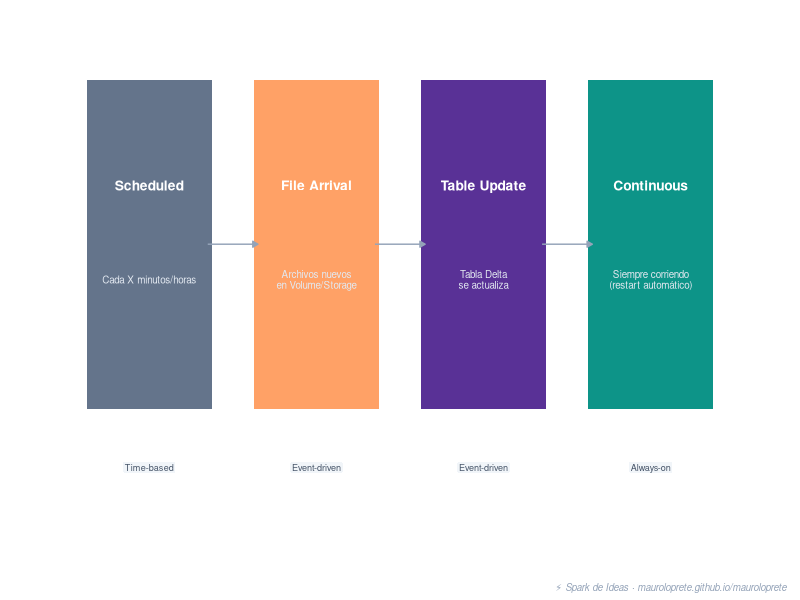
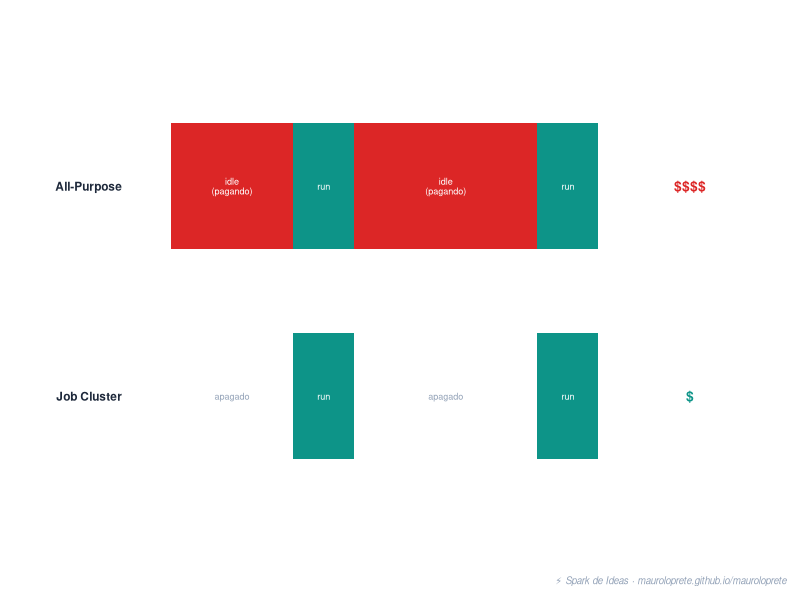
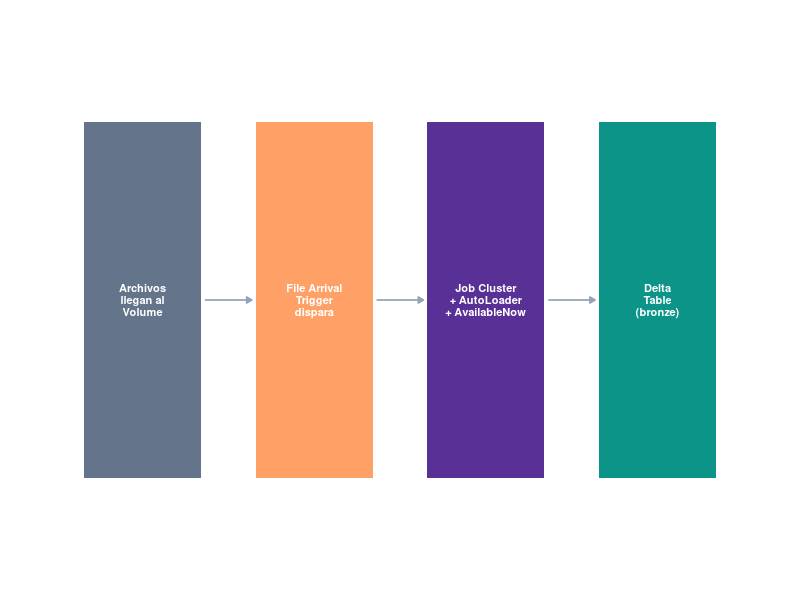

Write the R code that produced these figures, in order.
## ---- chunk 1
#| echo: false
#| warning: false
#| message: false
#| fig-width: 9
#| fig-height: 4
#| fig-align: center
#| fig-cap: "Cuatro tipos de triggers en Databricks Jobs: Scheduled, File Arrival, Table Update y Continuous."

library(ggplot2)

triggers <- data.frame(
  x = c(1, 3, 5, 7),
  y = c(1, 1, 1, 1),
  label = c("Scheduled", "File Arrival", "Table Update", "Continuous"),
  sublabel = c("Cada X minutos/horas", "Archivos nuevos\nen Volume/Storage", "Tabla Delta\nse actualiza", "Siempre corriendo\n(restart automático)"),
  color = c("#64748b", "#FFA166", "#593196", "#0d9488"),
  tipo = c("Time-based", "Event-driven", "Event-driven", "Always-on")
)

arrows <- data.frame(
  x = c(1.7, 3.7, 5.7),
  xend = c(2.3, 4.3, 6.3),
  y = c(1, 1, 1),
  yend = c(1, 1, 1)
)

ggplot() +
  geom_tile(data = triggers, aes(x = x, y = y, fill = color),
            width = 1.5, height = 1.4, color = NA, show.legend = FALSE) +
  geom_text(data = triggers, aes(x = x, y = y + 0.25, label = label),
            color = "white", size = 3.5, fontface = "bold") +
  geom_text(data = triggers, aes(x = x, y = y - 0.15, label = sublabel),
            color = "#e2e8f0", size = 2.5, lineheight = 0.9) +
  geom_label(data = triggers, aes(x = x, y = y - 0.95, label = tipo),
             fill = "#f1f5f9", color = "#475569", size = 2.3,
             label.padding = unit(0.15, "lines"), label.size = 0) +
  geom_segment(data = arrows, aes(x = x, xend = xend, y = y, yend = yend),
               arrow = arrow(length = unit(0.15, "cm"), type = "closed"),
               color = "#94a3b8", linewidth = 0.5) +
  scale_fill_identity() +
  coord_cartesian(xlim = c(-0.2, 8.2), ylim = c(-0.3, 1.9)) +
  labs(caption = "\u26a1 Spark de Ideas \u00b7 mauroloprete.github.io/mauroloprete") +
  theme_void() +
  theme(plot.margin = margin(5, 10, 5, 10),
        plot.caption = element_text(color = "#94a3b8", size = 7, hjust = 1, face = "italic"))
## ---- chunk 2
#| echo: false
#| warning: false
#| message: false
#| fig-width: 9
#| fig-height: 3.5
#| fig-align: center
#| fig-cap: "All-Purpose Cluster vs Job Cluster: el primero paga tiempo idle, el segundo solo paga lo que ejecuta."

library(ggplot2)

# Timeline comparison
timeline <- data.frame(
  tipo = rep(c("All-Purpose Cluster", "Job Cluster"), each = 4),
  fase = rep(c("Idle", "Ejecutando", "Idle", "Ejecutando"), 2),
  xmin = c(0, 2, 3, 6, 0, 2, 3, 6),
  xmax = c(2, 3, 6, 7, 0, 3, 3, 7),
  color = c("#dc2626", "#0d9488", "#dc2626", "#0d9488",
            "#e2e8f0", "#0d9488", "#e2e8f0", "#0d9488"),
  y = rep(c(2, 1), each = 4)
)

# Filtrar segmentos con ancho 0
timeline <- timeline[timeline$xmin != timeline$xmax, ]

labels_data <- data.frame(
  x = c(-0.8, -0.8),
  y = c(2, 1),
  label = c("All-Purpose", "Job Cluster")
)

cost_labels <- data.frame(
  x = c(8.5, 8.5),
  y = c(2, 1),
  label = c("$$$$", "$"),
  color = c("#dc2626", "#0d9488")
)

ggplot() +
  geom_rect(data = timeline,
            aes(xmin = xmin, xmax = xmax, ymin = y - 0.3, ymax = y + 0.3, fill = color),
            color = NA, show.legend = FALSE) +
  geom_text(data = labels_data, aes(x = x, y = y, label = label),
            color = "#1e293b", size = 3, fontface = "bold", hjust = 1) +
  geom_text(data = cost_labels, aes(x = x, y = y, label = label, color = color),
            size = 3.5, fontface = "bold", show.legend = FALSE) +
  annotate("text", x = 1, y = 2, label = "idle\n(pagando)", color = "white", size = 2.3, lineheight = 0.9) +
  annotate("text", x = 2.5, y = 2, label = "run", color = "white", size = 2.3) +
  annotate("text", x = 4.5, y = 2, label = "idle\n(pagando)", color = "white", size = 2.3, lineheight = 0.9) +
  annotate("text", x = 6.5, y = 2, label = "run", color = "white", size = 2.3) +
  annotate("text", x = 2.5, y = 1, label = "run", color = "white", size = 2.3) +
  annotate("text", x = 6.5, y = 1, label = "run", color = "white", size = 2.3) +
  annotate("text", x = 1, y = 1, label = "apagado", color = "#94a3b8", size = 2.3) +
  annotate("text", x = 4.5, y = 1, label = "apagado", color = "#94a3b8", size = 2.3) +
  scale_fill_identity() +
  scale_color_identity() +
  coord_cartesian(xlim = c(-2, 9.5), ylim = c(0.3, 2.7)) +
  labs(caption = "\u26a1 Spark de Ideas \u00b7 mauroloprete.github.io/mauroloprete") +
  theme_void() +
  theme(plot.margin = margin(10, 10, 10, 10),
        plot.caption = element_text(color = "#94a3b8", size = 7, hjust = 1, face = "italic"))
## ---- chunk 3
#| echo: false
#| warning: false
#| message: false
#| fig-width: 9
#| fig-height: 3
#| fig-align: center

library(ggplot2)

nodes <- data.frame(
  x = c(1, 3.2, 5.4, 7.6),
  y = c(1, 1, 1, 1),
  label = c("Archivos\nllegan al\nVolume", "File Arrival\nTrigger\ndispara", "Job Cluster\n+ AutoLoader\n+ AvailableNow", "Delta\nTable\n(bronze)"),
  color = c("#64748b", "#FFA166", "#593196", "#0d9488")
)

arrows <- data.frame(
  x = c(1.8, 4.0, 6.2),
  xend = c(2.4, 4.6, 6.8),
  y = c(1, 1, 1),
  yend = c(1, 1, 1)
)

ggplot() +
  geom_tile(data = nodes, aes(x = x, y = y, fill = color),
            width = 1.5, height = 1.2, color = NA, show.legend = FALSE) +
  geom_text(data = nodes, aes(x = x, y = y, label = label),
            color = "white", size = 2.8, fontface = "bold", lineheight = 0.9) +
  geom_segment(data = arrows, aes(x = x, xend = xend, y = y, yend = yend),
               arrow = arrow(length = unit(0.15, "cm"), type = "closed"),
               color = "#94a3b8", linewidth = 0.6) +
  scale_fill_identity() +
  coord_cartesian(xlim = c(-0.2, 8.8), ylim = c(0.1, 1.9)) +
  theme_void() +
  theme(plot.margin = margin(5, 10, 5, 10))
